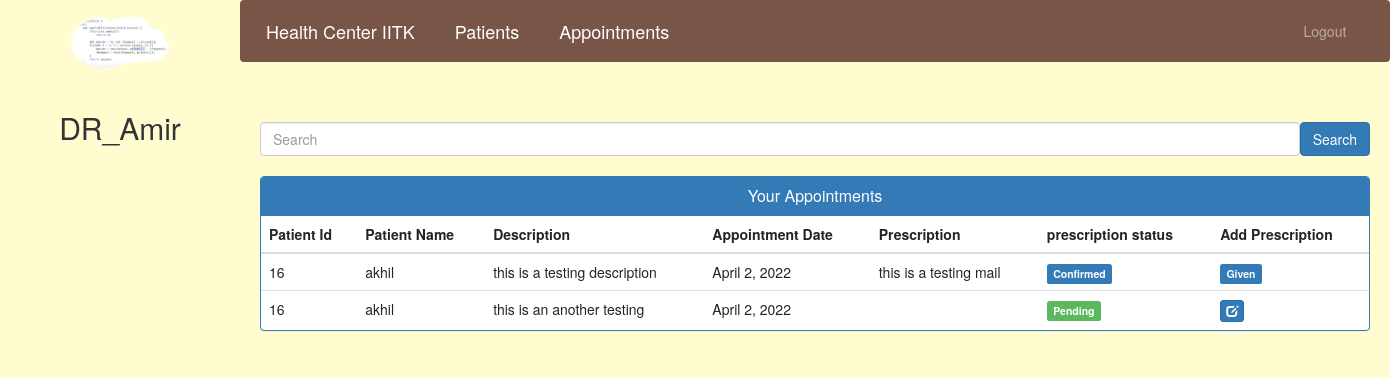
/doctor-view-appointment (signed in), run on the app's committed database.
### hospital/models.py (models this page shows, shortened)
class Doctor(models.Model):
    user = models.OneToOneField(User, on_delete=models.CASCADE)
    profile_pic = models.ImageField(
        upload_to='profile_pic/DoctorProfilePic/', default='../static/images/error.jpg', null=True, blank=True)
    address = models.CharField(max_length=40)
    mobile = models.CharField(max_length=20, null=True)
    department = models.CharField(
        max_length=50, choices=departments, default='Cardiologist')
    status = models.BooleanField(default=False)

class Appointment(models.Model):
    patientId = models.PositiveIntegerField(null=True)
    doctorId = models.PositiveIntegerField(null=True)
    patientName = models.CharField(max_length=40, null=True)
    doctorName = models.CharField(max_length=40, null=True)
    appointmentDate = models.DateField(auto_now=True)
    description = models.TextField(max_length=500)
    prescription = models.TextField(max_length=500, null=True, default="")
    pre_stat = models.BooleanField(default=False)
    status = models.BooleanField(default=True)

### hospital/views.py (the view)
# urls.py: path('doctor-view-appointment', views.doctor_view_appointment_view,
@login_required(login_url='doctorlogin')
@user_passes_test(is_doctor)
def doctor_view_appointment_view(request):
    if 'q' in request.GET:
        q = request.GET['q']
        doctor = models.Doctor.objects.get(user_id=request.user.id)
        appointments = models.Appointment.objects.all().filter(
            patientName__icontains=q, doctorId=request.user.id)
        return render(request, 'hospital/doctor_view_appointment.html', {'appointments': appointments, 'doctor': doctor})
    else:
        doctor = models.Doctor.objects.get(user_id=request.user.id)
        appointments = models.Appointment.objects.all().filter(doctorId=request.user.id)
        return render(request, 'hospital/doctor_view_appointment.html', {'appointments': appointments, 'doctor': doctor})

### hospital/views.py (called while the page is built)
def is_doctor(user):
    return user.groups.filter(name='DOCTOR').exists()

### templates/hospital/doctor_view_appointment.html (shortened to what this page needs)
{% extends 'hospital/doctor_base.html' %}
{% block content %}
{%load static%}
<head>
  <link href="//netdna.bootstrapcdn.com/bootstrap/3.0.0/css/bootstrap.min.css" rel="stylesheet" id="bootstrap-css">
</head>
<div class="container">
        <form class="d-flex" method=GET action="{% url 'doctor-view-appointment' %}">
        <input class="form-control me-2" type="search" placeholder="Search" aria-label="Search" name='q'>
        <button class="btn btn-primary" type="submit">Search</button>
      </form>
      <br>
  <div class="panel panel-primary">
    <div class="panel-heading">
      <h6 class="panel-title">Your Appointments</h6>
    </div>
    <table class="table table-hover" id="dev-table">
      <thead>
        <tr>
          <th>Patient Id</th>
          <th>Patient Name</th>
          <th>Description</th>
          <th>Appointment Date</th>
          <th>Prescription</th>
          <th>prescription status</th>
          <th>Add Prescription</th>
        </tr>
      </thead>
      {% for a in appointments %}
      <tr>
        <td>{{a.patientId}}</td>
        <td>{{a.patientName}}</td>
        <td>{{a.description}}</td>
        <td>{{a.appointmentDate}}</td>
        <td>{{a.prescription}}</td>
        {%if a.pre_stat%}
        <td> <span class="label label-primary">Confirmed</span></td>
        {% else %}
        <td> <span class="label label-success">Pending</span></td>
        {% endif %}
        {%if a.pre_stat%}
        <td><span class="label label-primary">Given</span></span></a></td>
        {% else %}
        <td><a class="btn btn-primary btn-xs" href="{% url 'doctor-update-appointment' a.id  %}"><span
              class="glyphicon glyphicon-edit"></span></a></td>
        {% endif %}
      </tr>
      {% endfor %}
    </table>
  </div>
</div>
{% endblock content %}

### templates/hospital/doctor_base.html (shortened to what this page needs)
<!DOCTYPE html>
{% load static %}
<html lang="en">
<head>
  <link rel="stylesheet" href="https://stackpath.bootstrapcdn.com/bootstrap/4.3.1/css/bootstrap.min.css">
  <link rel="stylesheet" href="https://maxcdn.bootstrapcdn.com/font-awesome/4.7.0/css/font-awesome.min.css">
</head>
<body style="background-color: rgb(255, 253, 208);">
  <nav class="menu" tabindex="0">
    <header class="avatar">
      <img src="{% static doctor.profile_pic.url %}" alt="Profile Pic" />
      <br><br>
      <h2>{{request.user.first_name}}</h2>
    </header>
  </nav>
  <main>
    <div class="bs-example">
      <nav class="navbar navbar-expand-md  navbar-dark fixed-top" style="background-color: rgb(121, 85, 72);">
        <a href="/doctor-dashboard" class="navbar-brand">Health Center IITK</a>
        <a href="/doctor-view-patient" class="navbar-brand">Patients</a>
        <a href="/doctor-view-appointment  " class="navbar-brand">Appointments</a>
        <div class="collapse navbar-collapse justify-content-between" id="navbarCollapse">
          <div class="navbar-nav" style=" margin-left: 90%;">
            <a href="/logout" class="nav-item nav-link">Logout</a>
          </div>
        </div>
      </nav>
    </div>
    <br><br>
    {% block content %}
    {% endblock content %}
    <br><br><br><br><br><br><br>
  </main>
</body>
</html>

### templates/hospital/doctor_base.html (style rules this page uses)
a:link { text-decoration: none; }
a { color: white; }
body { padding-left: 240px; }
main { position: relative; height: 100vh; }
.menu { background: transparent; height: 100vh; width: 240px; position: fixed; top: 0px; left: 0; z-index: 5; outline: none; }
.menu .avatar { border-radius: 50%; padding: 1em 0.5em; text-align: center; }
.menu .avatar img { width: 100px; border-radius: 50%; overflow: hidden; }
.menu .avatar h2 { font-weight: normal; margin-bottom: 0; }
body { background-color: rgb(255, 253, 208); font-family: 'Work Sans', sans-serif; }

### templates/hospital/doctor_view_appointment.html (style rules this page uses)
a:link { text-decoration: none; }
h6 { text-align: center; }

### data on the page
Doctor: profile_pic (picture)
Appointment: patientId "16", patientName "akhil", description "this is a testing description", appointmentDate "April 2, 2022", prescription "this is a testing mail", pre_stat "Confirmed"
Appointment: patientId "16", patientName "akhil", description "this is an another testing", appointmentDate "April 2, 2022", pre_stat "Pending"

### other printed values
{{ request.user.first_name }} "DR_Amir"
